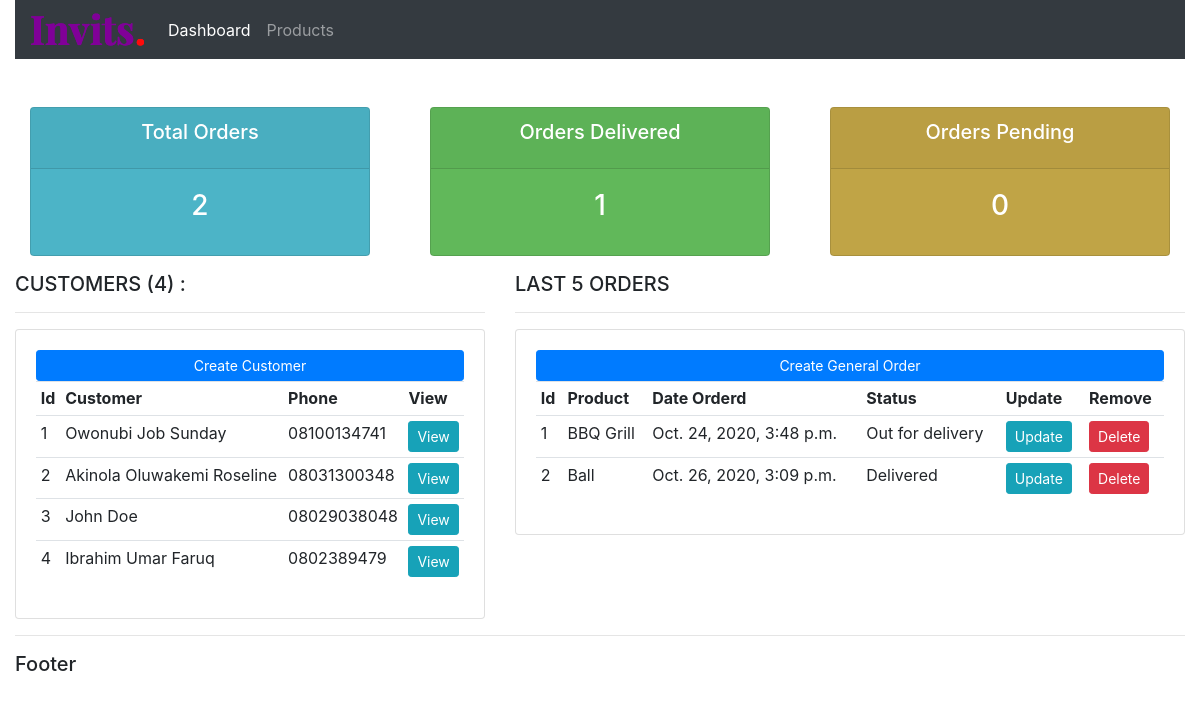
Before: / with the older database file.
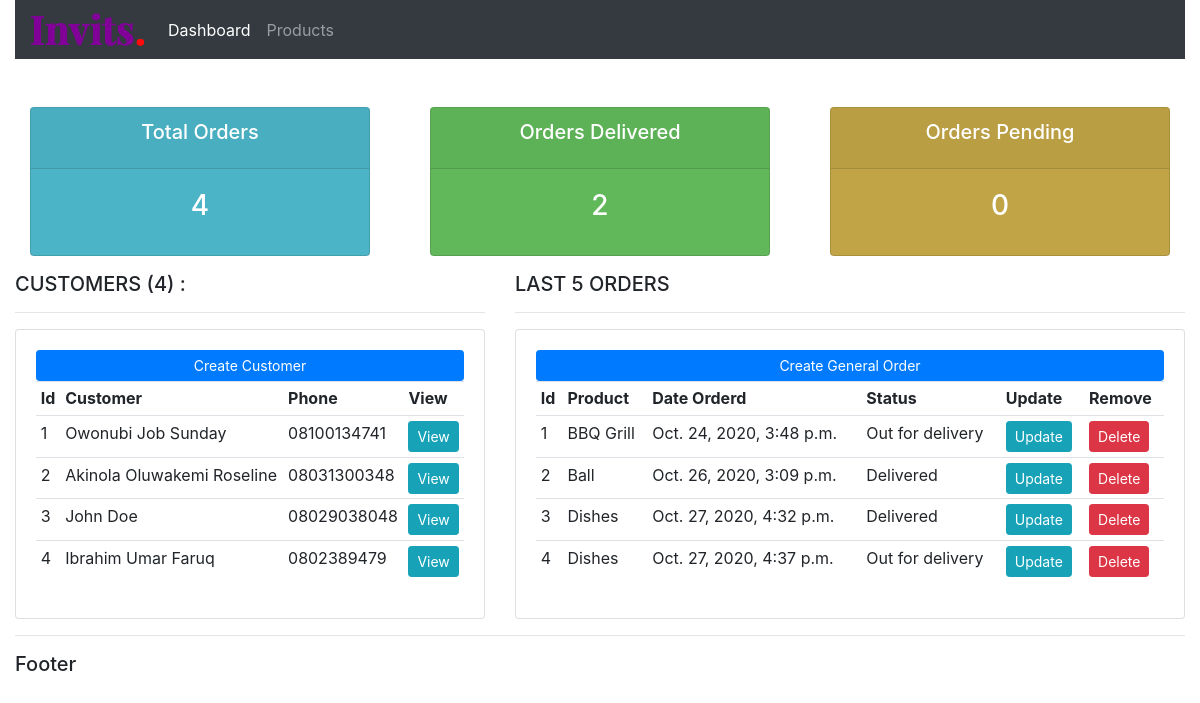
After: the same page with the newer database file.
### account/models.py (models this page shows, shortened)
class Customer(models.Model):
    name = models.CharField(max_length=50, null=True)
    phone = models.CharField(max_length=15, null=True)
    email = models.EmailField(null=True)
    date_created = models.DateTimeField(auto_now_add=True)

class Order(models.Model):
    STATUS = [
        ('Pending', 'Pending'),
        ('Out for delivery', 'Out for delivery'),
        ('Delivered', 'Delivered')
    ]
    customer = models.ForeignKey(
        Customer, null=True, on_delete=models.SET_NULL)
    product = models.ForeignKey(Product, null=True, on_delete=models.SET_NULL)
    status = models.CharField(max_length=18, choices=STATUS)
    date_created = models.DateTimeField(auto_now_add=True)

class Product(models.Model):
    CATEGORY = [
        ('Indoor', 'Indoor'),
        ('Out Door', 'Out Door')
    ]
    name = models.CharField(max_length=50, null=True)
    price = models.FloatField()
    category = models.CharField(max_length=50, null=True, choices=CATEGORY)
    description = models.TextField(null=True, blank=True)
    tags = models.ManyToManyField(Tag)
    date_created = models.DateTimeField(auto_now_add=True)
    def __str__(self):
        return self.name

### account/views.py (the view)
# urls.py: path('', views.home, name='home'),
def home(request):
    orders = Order.objects.all()
    customers = Customer.objects.all()
    total_customers = customers.count()
    total_orders = orders.count()
    delivered = orders.filter(status='Delivered').count()
    pending = orders.filter(status='Pending').count()
    context = {
        'orders': orders,
        'customers': customers,
        'total_customers': total_customers,
        'total_orders': total_orders,
        'delivered': delivered,
        'pending': pending
    }
    return render(request, "account/dashboard.html", context)

### account/templates/account/dashboard.html (shortened to what this page needs)
{% extends 'account/main.html' %}
{% block content %}
{%  include 'account/status.html' %}
<div class="row">
    <div class="col-md-5">
        <h5>CUSTOMERS ({{ total_customers }}) :</h5>
        <hr>
        <div class="card card-body">
            <a class="btn btn-primary  btn-sm btn-block" href="">Create Customer</a>
            <table class="table table-sm">
                <tr>
                    <th>Id</th>
                    <th>Customer</th>
                    <th>Phone</th>
                    <th>View</th>
                </tr>
                {% for customer in customers  %}
                <tr>
                    <td>{{ forloop.counter }}</td>
                    <td>{{ customer.name }}</td>
                    <td>{{ customer.phone }}</td>
                    <td><a class='btn btn-sm btn-info' href="{% url 'customer' customer.id %}">View</a></td>
                </tr>
                {% endfor %}
            </table>
        </div>
    </div>
    <div class="col-md-7">
        <h5>LAST 5 ORDERS</h5>
        <hr>
        <div class="card card-body">
            <a class="btn btn-primary  btn-sm btn-block" href="{% url 'create_general_order' %}">Create General
                Order</a>
            <table class="table table-sm">
                <tr>
                    <th>Id</th>
                    <th>Product</th>
                    <th>Date Orderd</th>
                    <th>Status</th>
                    <th>Update</th>
                    <th>Remove</th>
                </tr>
                {% for order in  orders %}
                <tr>
                    <td>{{ forloop.counter }}</td>
                    <td>{{ order.product }}</td>
                    <td>{{ order.date_created }}</td>
                    <td>{{ order.status }}</td>
                    <td><a class="btn btn-sm btn-info" href="{% url 'update_order' order.id %}">Update</a></td>
                    <td><a class="btn btn-sm btn-danger" href="{% url 'delete_order' order.id %}">Delete</a></td>
                </tr>
                {% endfor %}
            </table>
        </div>
    </div>
</div>
{% endblock content %}

Changed rows visible on the page:
added Order: product "Dishes", date_created "Oct. 27, 2020, 4:32 p.m.", status "Delivered"
added Order: product "Dishes", date_created "Oct. 27, 2020, 4:37 p.m.", status "Out for delivery"
Other visible differences:
{{ total_orders }}: "2" → "4"
{{ delivered }}: "1" → "2"
